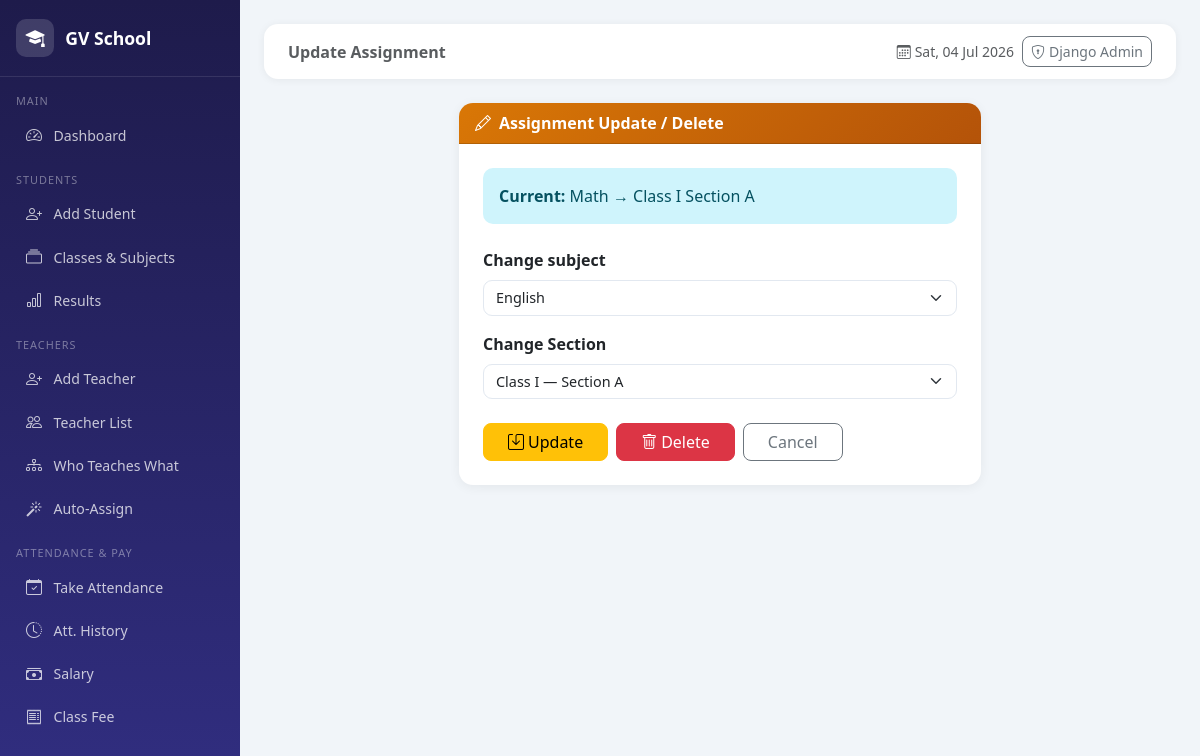
Screenshot of /man/update/1/ (signed in) with the database file from the repository.
### manager/models.py (models this page shows, shortened)
class Assigned(models.Model):
    Employee_ID = models.CharField(max_length=100)
    Subject     = models.CharField(max_length=100)
    clas        = models.ForeignKey(Section, on_delete=models.CASCADE)
    class Meta:
        unique_together = ('Employee_ID', 'Subject', 'clas')

### cls/models.py (models this page shows, shortened)
class Section(models.Model):
    grade         = models.ForeignKey(Grade, on_delete=models.CASCADE)
    section       = models.CharField(max_length=50)

class Grade(models.Model):
    id            = models.AutoField(primary_key=True)
    grade         = models.CharField(max_length=50)
    def __str__(self):
        return self.grade

### manager/views.py (the view, shortened to what this page needs)
# urls.py: path('update/<int:id>/',       views.update,         name='Update'),
@login_required(login_url='/man/')
def update(request, id):
    assign   = get_object_or_404(Assigned, id=id)
    sections = Section.objects.select_related('grade').all()
    subjects = Subject.objects.all()
    return render(request, 'add/update.html', {
        'sections': sections,
        'subject' : assign,
        'subjects': subjects,
    })

### manager/Templates/add/update.html (shortened to what this page needs)
{% extends 'add/base.html' %}
{% block breadcrumb %}Update Assignment{% endblock %}
{% block content %}
<div class="row justify-content-center">
  <div class="col-md-7">
    <div class="card">
      <div class="card-header text-white" style="background:linear-gradient(135deg,#d97706,#b45309)">
        <i class="bi bi-pencil me-2"></i>Assignment Update / Delete
      </div>
      <div class="card-body p-4">
        <div class="alert alert-info mb-4">
          <strong>Current:</strong> {{ subject.Subject }} →
          {{ subject.clas.grade }} Section {{ subject.clas.section }}
        </div>
        <form method="POST">
          <div class="mb-3">
            <label class="form-label fw-semibold">Change subject</label>
            <select name="subject" class="form-select">
              {% for sub in subjects %}
              <option value="{{ sub.S }}" {% if sub.S == subject.Subject %}selected{% endif %}>
                {{ sub.S }}
              </option>
              {% endfor %}
            </select>
          </div>
          <div class="mb-4">
            <label class="form-label fw-semibold">Change Section</label>
            <select name="clas" class="form-select">
              {% for sec in sections %}
              <option value="{{ sec.id }}" {% if sec == subject.clas %}selected{% endif %}>
                {{ sec.grade }} — Section {{ sec.section }}
              </option>
              {% endfor %}
            </select>
          </div>
          <div class="d-flex gap-2">
            <button type="submit" name="action" value="update" class="btn btn-warning px-4">
              <i class="bi bi-save me-1"></i>Update
            </button>
            <button type="submit" name="action" value="delete" class="btn btn-danger px-4"
                    onclick="return confirm('Want to delete?')">
              <i class="bi bi-trash me-1"></i>Delete
            </button>
            <a href="javascript:history.back()" class="btn btn-outline-secondary px-4">Cancel</a>
          </div>
        </form>
      </div>
    </div>
  </div>
</div>
{% endblock %}

### manager/Templates/add/base.html (style rules this page uses)
:root { --primary : #4f46e5; --primary-d : #3730a3; --success : #059669; --warning : #d97706; --danger : #dc2626; --info : #0891b2; --bg : #f1f5f9; --card : #ffffff; --text : #1e293b; --muted : #64748b; }
* { box-sizing: border-box; }
body { background: var(--bg); color: var(--text); font-family: 'Segoe UI', sans-serif; min-height: 100vh; }
.card { border: none; border-radius: 14px; box-shadow: 0 2px 12px rgba(0,0,0,.06); }
.card-header { font-weight: 600; border-radius: 14px 14px 0 0 !important; }
.btn { border-radius: 8px; }
.form-control, .form-select { border-radius: 9px; border: 1.5px solid #e2e8f0; font-size: .9rem; }
.alert { border-radius: 10px; border: none; }

### rows the page displays
Assigned: Subject "Math", clas.grade "Class I", clas.section "A", clas "Class I — Section A"

### other values shown
form field subject "English"
